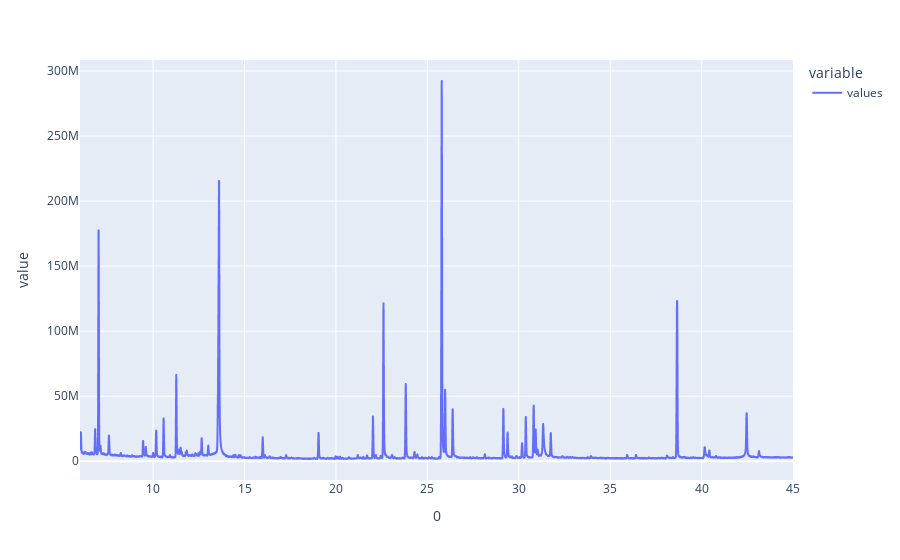

Notebook cell for this chart:
### Markdown cell above
On ne garde que les valeurs comprises dans l'intervalle qui nous interesse, cela supprime aussi les cases éventuellement vide du csv (temps de 0 à la lecture)<br>
Affichage des données brutes

Remarque : dans l'exemple on applique cela sur un DataFrame temporaire `temp` car cela est déjà fait dans la fonction `adaptCurve()`

### Code cell
temp = df.drop(df[df.index > tools.INTERVAL[1]].index)
temp = temp.drop(temp[temp.index < tools.INTERVAL[0]].index)
temp.plot()

### Figure 1 — Plotly figure (JSON) as saved in the notebook; plotly's stock layout.template omitted (floating-point values rounded to 4 significant figures; data arrays with more than 128 entries replaced by an {"elided": "..."} marker saying what was removed)
{"data": [{"hovertemplate": "variable=values<br>0=%{x}<br>value=%{y}<extra></extra>", "legendgroup": "values", "line": {"color": "#636efa", "dash": "solid"}, "mode": "lines", "name": "values", "showlegend": true, "type": "scattergl", "x": {"elided": "6607 float values"}, "xaxis": "x", "y": {"elided": "6607 int values"}, "yaxis": "y"}], "layout": {"legend": {"title": {"text": "variable"}, "tracegroupgap": 0}, "margin": {"t": 60}, "xaxis": {"anchor": "y", "domain": [0, 1], "title": {"text": "0"}}, "yaxis": {"anchor": "x", "domain": [0, 1], "title": {"text": "value"}}}}
